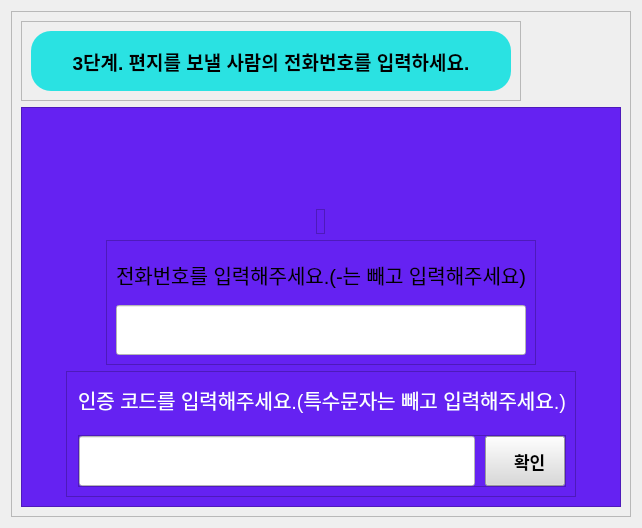
               <widget class="QWidget" name="page11">
                <layout class="QVBoxLayout" name="verticalLayout_29">
                 <item>
                  <widget class="QFrame" name="frame_50">
                   <property name="frameShape">
                    <enum>QFrame::StyledPanel</enum>
                   </property>
                   <property name="frameShadow">
                    <enum>QFrame::Raised</enum>
                   </property>
                   <layout class="QVBoxLayout" name="verticalLayout_50">
                    <item alignment="Qt::AlignLeft|Qt::AlignTop">
                     <widget class="QFrame" name="frame_74">
                      <property name="minimumSize">
                       <size>
                        <width>500</width>
                        <height>80</height>
                       </size>
                      </property>
                      <property name="font">
                       <font>
                        <pointsize>15</pointsize>
                       </font>
                      </property>
                      <property name="frameShape">
                       <enum>QFrame::StyledPanel</enum>
                      </property>
                      <property name="frameShadow">
                       <enum>QFrame::Raised</enum>
                      </property>
                      <layout class="QHBoxLayout" name="horizontalLayout_44">
                       <item>
                        <widget class="QLabel" name="label_19">
                         <property name="minimumSize">
                          <size>
                           <width>0</width>
                           <height>0</height>
                          </size>
                         </property>
                         <property name="font">
                          <font>
                           <family>Arial</family>
                           <pointsize>14</pointsize>
                           <weight>75</weight>
                           <bold>true</bold>
                          </font>
                         </property>
                         <property name="styleSheet">
                          <string notr="true">*{width: 312px;
  height: 36px;
  border-radius: 20px;
 color:black; background-color: #2ae2e2;}</string>
                         </property>
                         <property name="frameShape">
                          <enum>QFrame::Box</enum>
                         </property>
                         <property name="text">
                          <string>3단계. 편지를 보낼 사람의 전화번호를 입력하세요.</string>
                         </property>
                         <property name="alignment">
                          <set>Qt::AlignCenter</set>
                         </property>
                        </widget>
                       </item>
                      </layout>
                     </widget>
                    </item>
                    <item alignment="Qt::AlignHCenter|Qt::AlignTop">
                     <widget class="QFrame" name="frame_52">
                      <property name="minimumSize">
                       <size>
                        <width>600</width>
                        <height>400</height>
                       </size>
                      </property>
                      <property name="maximumSize">
                       <size>
                        <width>16777215</width>
                        <height>16777215</height>
                       </size>
                      </property>
                      <property name="styleSheet">
                       <string notr="true">*{background-color: #6522f2;}</string>
                      </property>
                      <property name="frameShape">
                       <enum>QFrame::StyledPanel</enum>
                      </property>
                      <property name="frameShadow">
                       <enum>QFrame::Raised</enum>
                      </property>
                      <layout class="QVBoxLayout" name="verticalLayout_47">
                       <property name="leftMargin">
                        <number>0</number>
                       </property>
                       <property name="topMargin">
                        <number>0</number>
                       </property>
                       <property name="rightMargin">
                        <number>0</number>
                       </property>
                       <item alignment="Qt::AlignHCenter|Qt::AlignBottom">
                        <widget class="QFrame" name="frame_75">
                         <property name="frameShape">
                          <enum>QFrame::StyledPanel</enum>
                         </property>
                         <property name="frameShadow">
                          <enum>QFrame::Raised</enum>
                         </property>
                         <layout class="QVBoxLayout" name="verticalLayout_49">
                          <property name="spacing">
                           <number>0</number>
                          </property>
                          <property name="leftMargin">
                           <number>0</number>
                          </property>
                          <property name="topMargin">
                           <number>0</number>
                          </property>
                          <property name="rightMargin">
                           <number>0</number>
                          </property>
                          <item alignment="Qt::AlignVCenter">
                           <widget class="QLabel" name="label_31">
                            <property name="text">
                             <string/>
                            </property>
                            <property name="pixmap">
                             <pixmap>icons/envelope.png</pixmap>
                            </property>
                            <property name="scaledContents">
                             <bool>true</bool>
                            </property>
                            <property name="alignment">
                             <set>Qt::AlignCenter</set>
                            </property>
                           </widget>
                          </item>
                         </layout>
                        </widget>
                       </item>
                       <item alignment="Qt::AlignHCenter">
                        <widget class="QFrame" name="frame_47">
                         <property name="frameShape">
                          <enum>QFrame::StyledPanel</enum>
                         </property>
                         <property name="frameShadow">
                          <enum>QFrame::Raised</enum>
                         </property>
                         <layout class="QVBoxLayout" name="verticalLayout_103">
                          <item>
                           <widget class="QLabel" name="label_54">
                            <property name="font">
                             <font>
                              <pointsize>15</pointsize>
                             </font>
                            </property>
                            <property name="text">
                             <string>전화번호를 입력해주세요.(-는 빼고 입력해주세요)</string>
                            </property>
                           </widget>
                          </item>
                          <item>
                           <widget class="QLineEdit" name="lineEdit_3">
                            <property name="minimumSize">
                             <size>
                              <width>300</width>
                              <height>50</height>
                             </size>
                            </property>
                            <property name="styleSheet">
                             <string notr="true">*{background-color:#ffffff;}</string>
                            </property>
                           </widget>
                          </item>
                         </layout>
                        </widget>
                       </item>
                       <item alignment="Qt::AlignHCenter">
                        <widget class="QFrame" name="frame_53">
                         <property name="frameShape">
                          <enum>QFrame::StyledPanel</enum>
                         </property>
                         <property name="frameShadow">
                          <enum>QFrame::Raised</enum>
                         </property>
                         <layout class="QVBoxLayout" name="verticalLayout_30">
                          <property name="spacing">
                           <number>20</number>
                          </property>
                          <property name="leftMargin">
                           <number>11</number>
                          </property>
                          <item alignment="Qt::AlignLeft|Qt::AlignBottom">
                           <widget class="QLabel" name="label_17">
                            <property name="font">
                             <font>
                              <pointsize>15</pointsize>
                             </font>
                            </property>
                            <property name="styleSheet">
                             <string notr="true">*{color:#ffffff;}</string>
                            </property>
                            <property name="text">
                             <string>인증 코드를 입력해주세요.(특수문자는 빼고 입력해주세요.)</string>
                            </property>
                           </widget>
                          </item>
                          <item alignment="Qt::AlignTop">
                           <widget class="QFrame" name="frame_76">
                            <property name="minimumSize">
                             <size>
                              <width>0</width>
                              <height>50</height>
                             </size>
                            </property>
                            <property name="frameShape">
                             <enum>QFrame::StyledPanel</enum>
                            </property>
                            <property name="frameShadow">
                             <enum>QFrame::Raised</enum>
                            </property>
                            <layout class="QHBoxLayout" name="horizontalLayout_30">
                             <property name="spacing">
                              <number>10</number>
                             </property>
                             <property name="leftMargin">
                              <number>0</number>
                             </property>
                             <property name="topMargin">
                              <number>0</number>
                             </property>
                             <property name="rightMargin">
                              <number>0</number>
                             </property>
                             <property name="bottomMargin">
                              <number>0</number>
                             </property>
                             <item>
                              <widget class="QLineEdit" name="lineEdit_2">
                               <property name="minimumSize">
                                <size>
                                 <width>350</width>
                                 <height>50</height>
                                </size>
                               </property>
                               <property name="styleSheet">
                                <string notr="true">*{background-color:#ffffff;}</string>
                               </property>
                              </widget>
                             </item>
                             <item alignment="Qt::AlignRight">
                              <widget class="QPushButton" name="pushButton_12">
                               <property name="minimumSize">
                                <size>
                                 <width>0</width>
                                 <height>50</height>
                                </size>
                               </property>
                               <property name="maximumSize">
                                <size>
                                 <width>16777215</width>
                                 <height>16777215</height>
                                </size>
                               </property>
                               <property name="font">
                                <font>
                                 <pointsize>13</pointsize>
                                 <weight>75</weight>
                                 <bold>true</bold>
                                </font>
                               </property>
                               <property name="layoutDirection">
                                <enum>Qt::RightToLeft</enum>
                               </property>
                               <property name="autoFillBackground">
                                <bool>false</bool>
                               </property>
                               <property name="styleSheet">
                                <string notr="true">*{color:black;background-color: #d9d9d9;}</string>
                               </property>
                               <property name="text">
                                <string>  확인</string>
                               </property>
                               <property name="icon">
                                <iconset>
                                 <normaloff>icons/secret.png</normaloff>icons/secret.png</iconset>
                               </property>
                              </widget>
                             </item>
                            </layout>
                           </widget>
                          </item>
                         </layout>
                        </widget>
                       </item>
                      </layout>
                     </widget>
                    </item>
                   </layout>
                  </widget>
                 </item>
                </layout>
               </widget>
